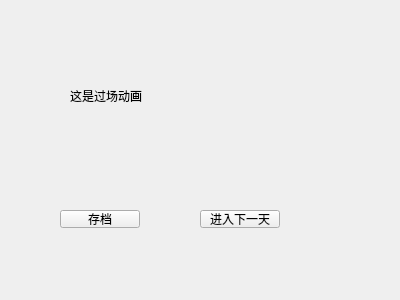
<?xml version="1.0" encoding="UTF-8"?>
<ui version="4.0">
 <class>cutscene</class>
 <widget class="QWidget" name="cutscene">
  <property name="geometry">
   <rect>
    <x>0</x>
    <y>0</y>
    <width>400</width>
    <height>300</height>
   </rect>
  </property>
  <property name="windowTitle">
   <string>Form</string>
  </property>
  <widget class="QLabel" name="label">
   <property name="geometry">
    <rect>
     <x>70</x>
     <y>70</y>
     <width>111</width>
     <height>51</height>
    </rect>
   </property>
   <property name="text">
    <string>这是过场动画</string>
   </property>
  </widget>
  <widget class="QPushButton" name="pushButton">
   <property name="geometry">
    <rect>
     <x>60</x>
     <y>210</y>
     <width>80</width>
     <height>18</height>
    </rect>
   </property>
   <property name="text">
    <string>存档</string>
   </property>
  </widget>
  <widget class="QPushButton" name="pushButton_2">
   <property name="geometry">
    <rect>
     <x>200</x>
     <y>210</y>
     <width>80</width>
     <height>18</height>
    </rect>
   </property>
   <property name="text">
    <string>进入下一天</string>
   </property>
  </widget>
 </widget>
 <resources/>
 <connections/>
</ui>
